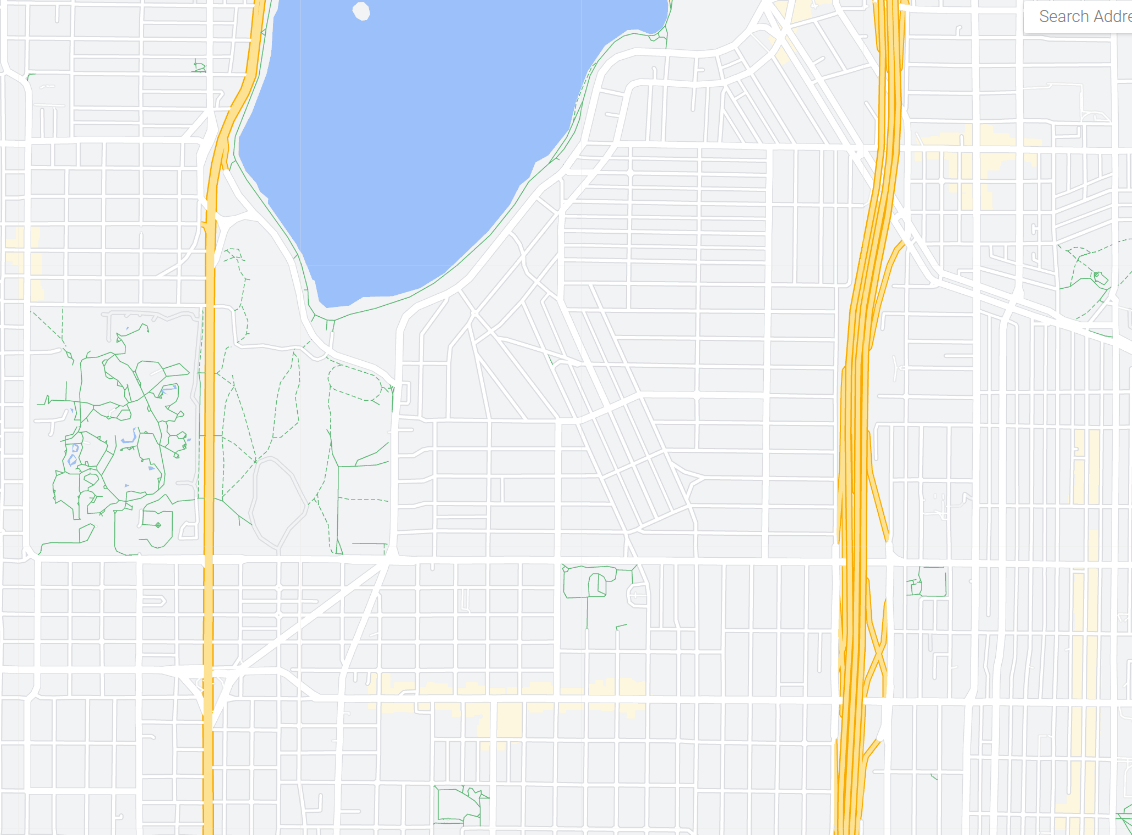
#> input picture road.png, 1132 x 835 px
$ jupyter execute road-detection-algo.ipynb
#> lines starting #> are read from the running program, lines starting #| are printed output that depends on the picture; after the words box and inside, x2 and y2 are one past the last pixel; in counts of white or black regions, pixels touching at a corner belong together
[cell 1]
import cv2
import numpy as np

def imshow(img):
  randomInt = str(np.random.randint(0,1000))
  cv2.imshow('image'+randomInt,img)
  cv2.waitKey(60000)
def imshowf(img):
  randomInt = str(np.random.randint(0, 1000))
  cv2.imshow('image'+randomInt, img)
  cv2.waitKey(60000)
  cv2.destroyAllWindows()

[cell 2]
# Import the necessary libraries
import cv2
import numpy as np
import matplotlib.pyplot as plt

# Load the Google Maps screenshot
image = cv2.imread("./road.png")
#> image is the input picture: shape (835, 1132, 3); mean B, G, R 238.6, 237.3, 233.9

# detect highway roads of yellowish color and display them in white color
yellow = np.uint8([[[255,255,0 ]]])
hsv_yellow = cv2.cvtColor(yellow,cv2.COLOR_BGR2HSV)
lower_yellow = np.array([hsv_yellow[0][0][0]+55,100,100])
upper_yellow = np.array([hsv_yellow[0][0][0]+60,255,255])
mask = cv2.inRange(image, lower_yellow, upper_yellow)
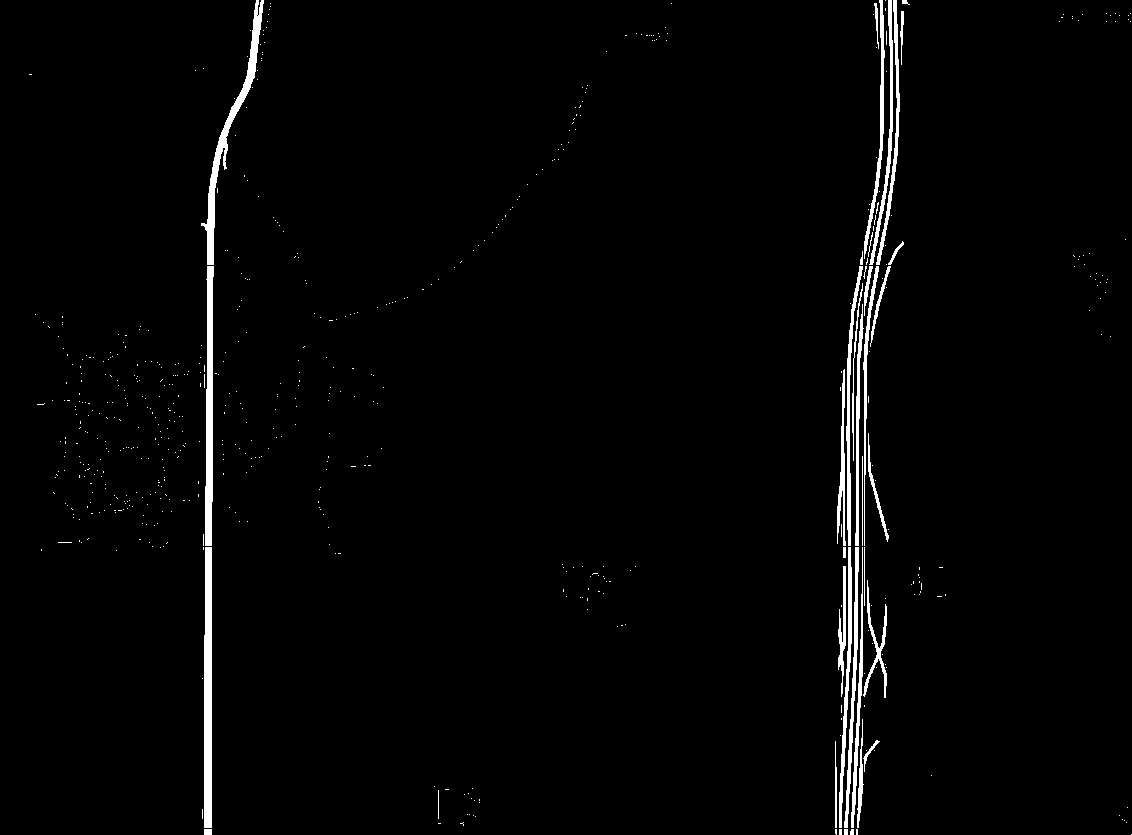
#> mask: shape (835, 1132); 2% white; 620 white regions (585 under 20 px), largest, box (x1, y1, x2, y2) and area: (204, 547, 212, 828) 2160, (201, 0, 264, 265) 2051, (205, 266, 214, 546) 1865
res = cv2.bitwise_and(image,image, mask=mask)
res_gray = cv2.cvtColor(res, cv2.COLOR_BGR2GRAY)  # convert to binary image
# using the res_gray image, replace the yellowish color with white color
image[res_gray>0] = (255,255,255)
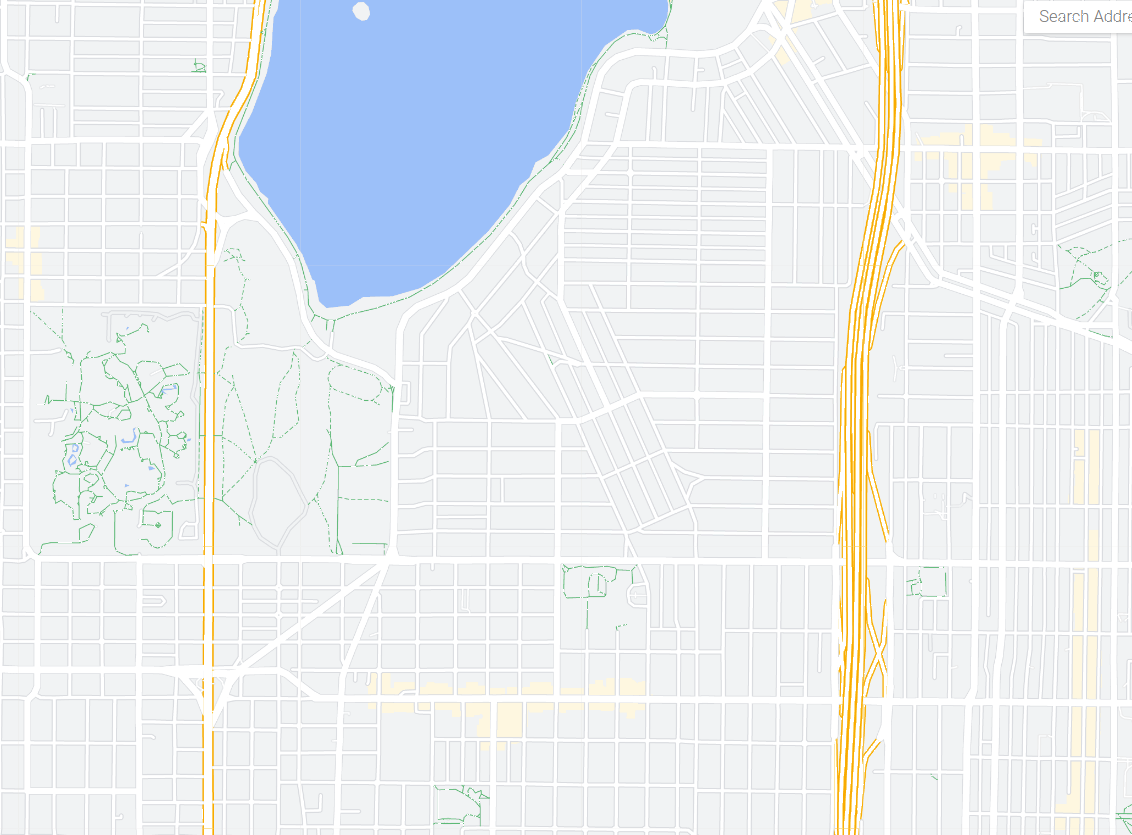
#> image: shape (835, 1132, 3); 1.99% of pixels changed, all inside (x1, y1, x2, y2) = (29, 0, 1132, 835)

# Threshold the image to get the roads(ROI) apart from non-white areas (like water bodies and other non-road areas)
gray = cv2.cvtColor(image, cv2.COLOR_BGR2GRAY)
ret,thresh = cv2.threshold(gray,250,255,cv2.THRESH_BINARY)
#> thresh: shape (835, 1132); 17.8% white; 675 white regions (620 under 20 px)

# display the image
plt.imshow(thresh, cmap='gray')

# remove not long enough lines (dots of small area)
contours, hierarchy = cv2.findContours(thresh, cv2.RETR_TREE, cv2.CHAIN_APPROX_SIMPLE)
#> contours = 1206 contours, 652 with area under 20; largest, box (x1, y1, x2, y2) and area: (863, 266, 1132, 835) 121878, (301, 547, 846, 835) 117895, (582, 266, 851, 546) 59986, (19, 0, 295, 265) 52504, (582, 0, 863, 265) 50584
for cnt in contours:
    if cv2.contourArea(cnt) < 5:
        cv2.drawContours(thresh, [cnt], 0, (0,0,0), -1)
#> this loop made 1206 passes
#> cnt on passes 1, 2, 4: [[1131, 834]], [[856, 829], [856, 834], [857, 834], [857, 829]], [[844, 829], [844, 834], [847, 834], [847, 829]]
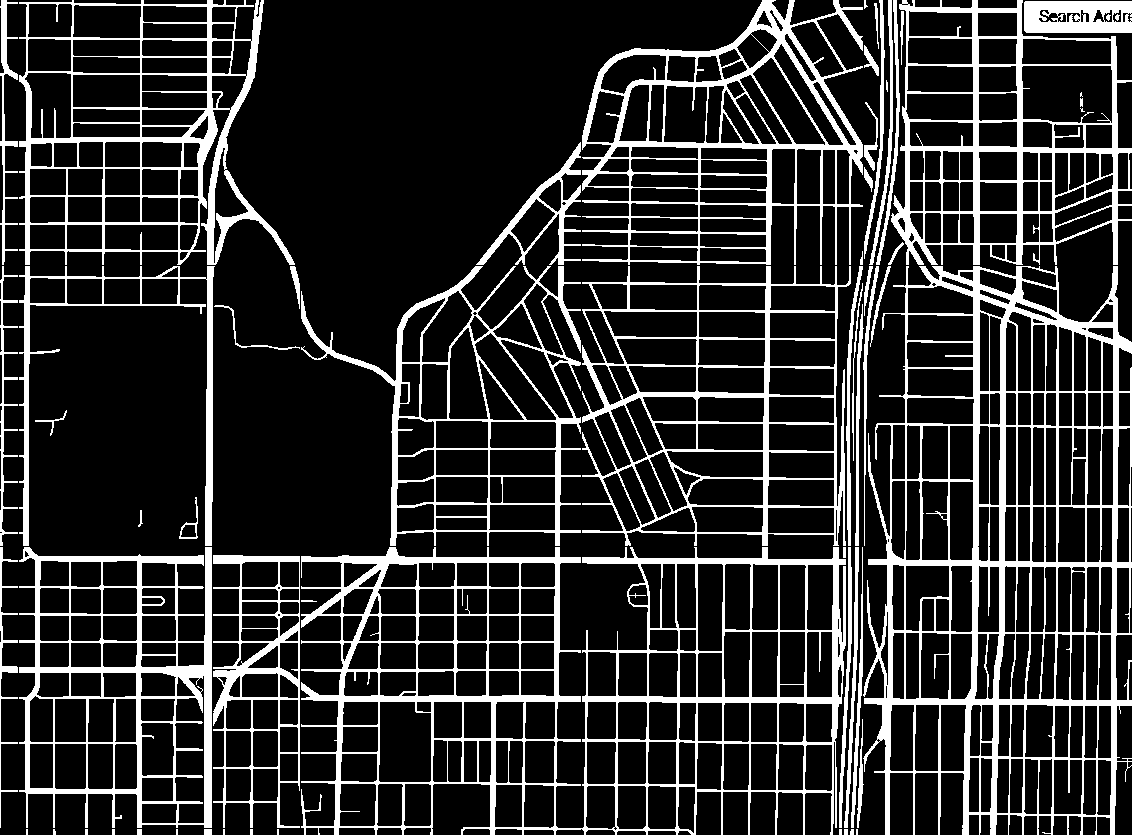
#> thresh: shape (835, 1132); 17.6% white; 63 white regions (12 under 20 px), largest, box (x1, y1, x2, y2) and area: (863, 266, 1132, 835) 33854, (301, 547, 846, 835) 28022, (582, 0, 863, 265) 15044

# save the grey image
cv2.imwrite('road_grey.png', thresh)

# make the lines thicker
kernel = np.ones((3,3),np.uint8)
dilation = cv2.dilate(thresh,kernel,iterations = 1)
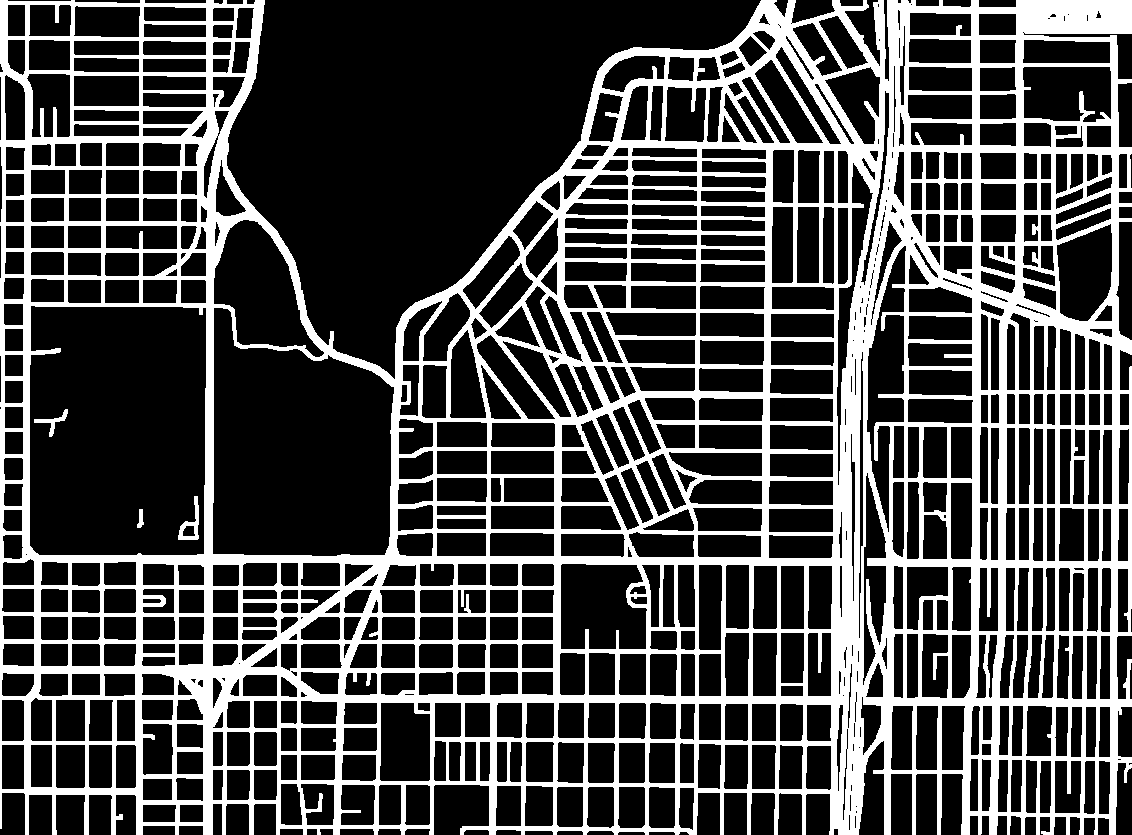
#> dilation: shape (835, 1132); 28.5% white; 4 white regions, box (x1, y1, x2, y2) and area: (0, 0, 1132, 835) 268638, (178, 496, 199, 540) 339, (34, 409, 68, 437) 221, (137, 509, 144, 528) 84

# display the image
plt.imshow(dilation, cmap='gray')

# save the grey dilated image
cv2.imwrite('road_dil_grey.png', dilation)
#> Out = True

$ run again, with rad.png copied over road.png
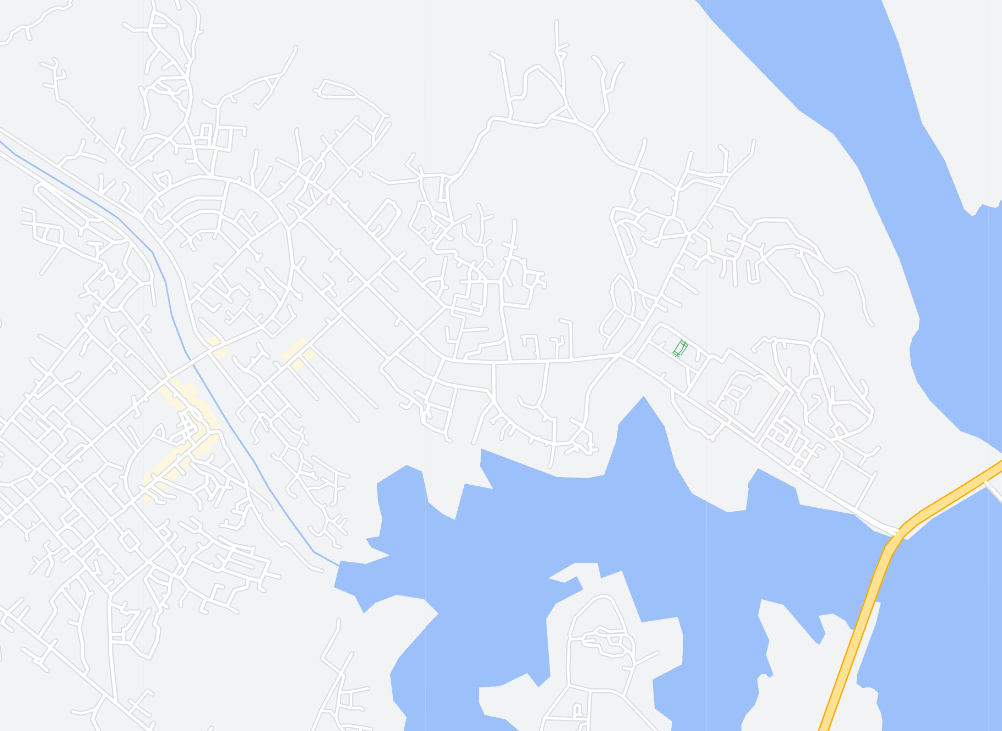
#> input picture rad.png, 1002 x 731 px
#> image is the input picture: shape (731, 1002, 3); mean B, G, R 244, 231, 221.8
#> `mask = cv2.inRange(image, lower_yellow, upper_yellow)`:
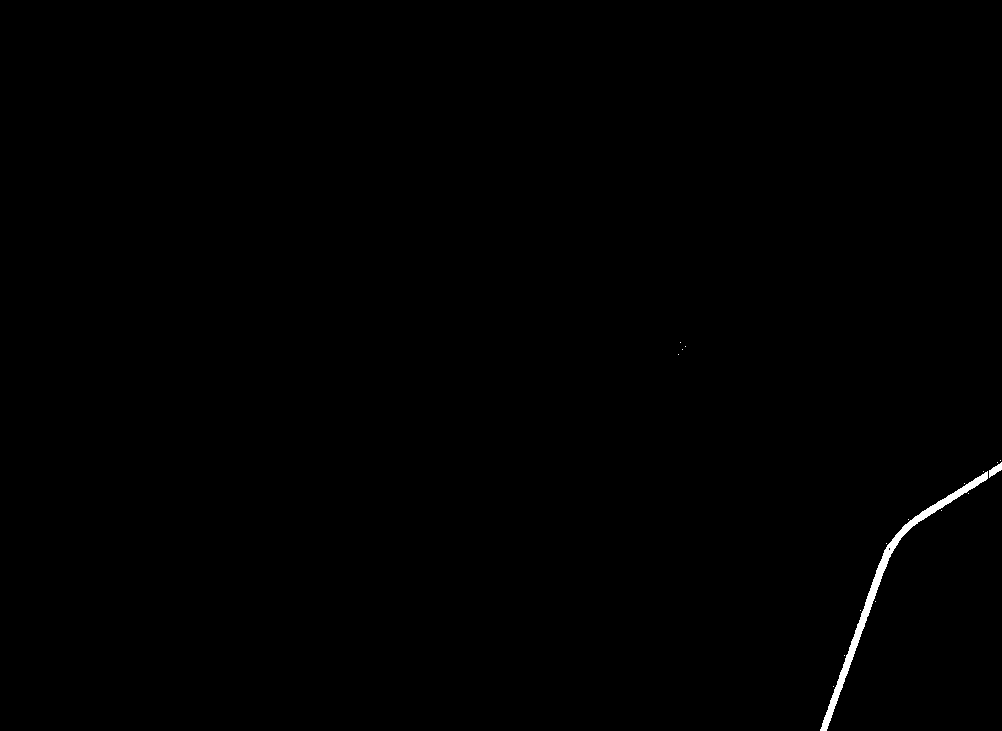
#> mask: shape (731, 1002); 0.32% white; 18 white regions (16 under 20 px), largest, box (x1, y1, x2, y2) and area: (820, 471, 988, 731) 2221, (989, 462, 1002, 478) 99
#> image: shape (731, 1002, 3); 0.32% of pixels changed, all inside (x1, y1, x2, y2) = (678, 342, 1002, 731)
#> contours = 223 contours, 56 with area under 20; largest, box (x1, y1, x2, y2) and area: (426, 20, 706, 468) 61764, (144, 0, 425, 572) 51728, (434, 117, 643, 362) 32036, (0, 152, 143, 731) 29894, (707, 140, 988, 731) 17812
#> the loop `for cnt in contours:` made 223 passes
#> cnt on passes 5 to 7: [[833, 686]], [[0, 659]], [[844, 655]]
#> `dilation = cv2.dilate(thresh,kernel,iterations = 1)`:
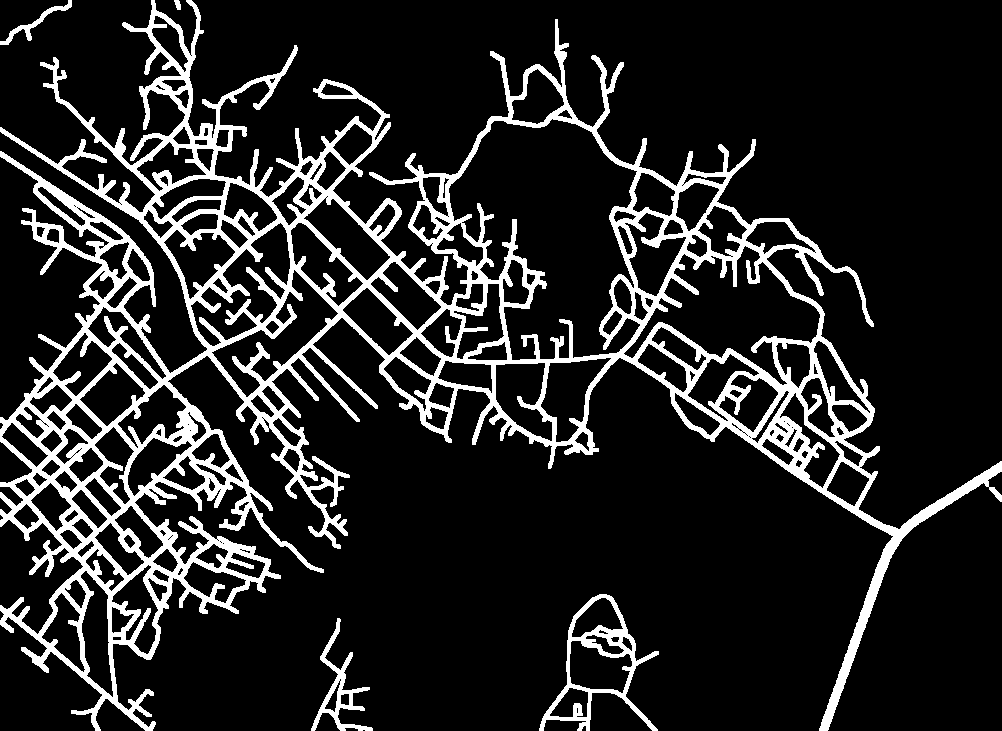
#> dilation: shape (731, 1002); 14.4% white; 5 white regions, box (x1, y1, x2, y2) and area: (0, 0, 1002, 731) 100500, (539, 594, 659, 731) 3072, (311, 618, 373, 731) 1424, (0, 0, 72, 45) 472, (174, 0, 181, 10) 50
#> Out = True
